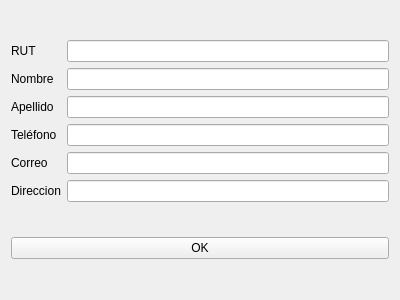
<?xml version="1.0" encoding="UTF-8"?>
<ui version="4.0">
 <class>Form</class>
 <widget class="QWidget" name="Form">
  <property name="geometry">
   <rect>
    <x>0</x>
    <y>0</y>
    <width>400</width>
    <height>300</height>
   </rect>
  </property>
  <property name="windowTitle">
   <string>Agregar/Editar Cliente</string>
  </property>
  <layout class="QGridLayout" name="gridLayout">
   <item row="0" column="0">
    <layout class="QVBoxLayout" name="verticalLayout">
     <item>
      <widget class="QLabel" name="label_6">
       <property name="text">
        <string>RUT</string>
       </property>
      </widget>
     </item>
     <item>
      <widget class="QLabel" name="label">
       <property name="text">
        <string>Nombre</string>
       </property>
      </widget>
     </item>
     <item>
      <widget class="QLabel" name="label_2">
       <property name="text">
        <string>Apellido</string>
       </property>
      </widget>
     </item>
     <item>
      <widget class="QLabel" name="label_3">
       <property name="text">
        <string>Teléfono</string>
       </property>
      </widget>
     </item>
     <item>
      <widget class="QLabel" name="label_4">
       <property name="text">
        <string>Correo</string>
       </property>
      </widget>
     </item>
     <item>
      <widget class="QLabel" name="label_5">
       <property name="text">
        <string>Direccion</string>
       </property>
      </widget>
     </item>
    </layout>
   </item>
   <item row="0" column="1">
    <layout class="QVBoxLayout" name="verticalLayout_2">
     <item>
      <widget class="QLineEdit" name="rut_input">
       <property name="alignment">
        <set>Qt::AlignmentFlag::AlignLeading|Qt::AlignmentFlag::AlignLeft|Qt::AlignmentFlag::AlignVCenter</set>
       </property>
      </widget>
     </item>
     <item>
      <widget class="QLineEdit" name="name_input">
       <property name="alignment">
        <set>Qt::AlignmentFlag::AlignLeading|Qt::AlignmentFlag::AlignLeft|Qt::AlignmentFlag::AlignVCenter</set>
       </property>
      </widget>
     </item>
     <item>
      <widget class="QLineEdit" name="last_name_input">
       <property name="alignment">
        <set>Qt::AlignmentFlag::AlignLeading|Qt::AlignmentFlag::AlignLeft|Qt::AlignmentFlag::AlignVCenter</set>
       </property>
      </widget>
     </item>
     <item>
      <widget class="QLineEdit" name="phone_input">
       <property name="alignment">
        <set>Qt::AlignmentFlag::AlignLeading|Qt::AlignmentFlag::AlignLeft|Qt::AlignmentFlag::AlignVCenter</set>
       </property>
      </widget>
     </item>
     <item>
      <widget class="QLineEdit" name="mail_input">
       <property name="alignment">
        <set>Qt::AlignmentFlag::AlignLeading|Qt::AlignmentFlag::AlignLeft|Qt::AlignmentFlag::AlignVCenter</set>
       </property>
      </widget>
     </item>
     <item>
      <widget class="QLineEdit" name="address_input"/>
     </item>
    </layout>
   </item>
   <item row="1" column="0" colspan="2">
    <widget class="QPushButton" name="ok_button">
     <property name="text">
      <string>OK</string>
     </property>
    </widget>
   </item>
  </layout>
 </widget>
 <resources/>
 <connections/>
</ui>
